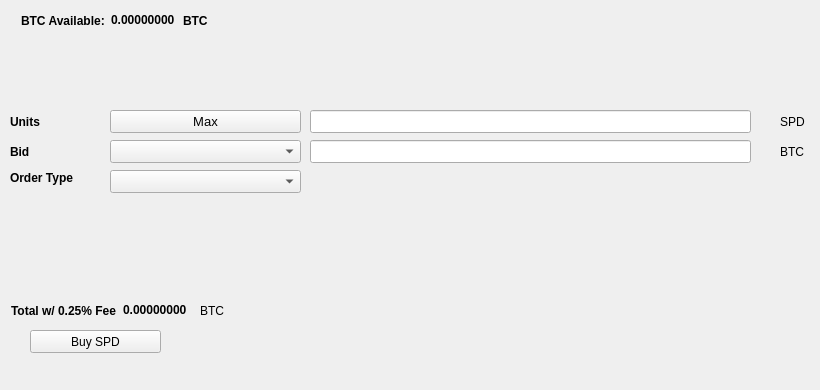
   <widget class="QWidget" name="BuyTab">
    <attribute name="title">
     <string>Buy</string>
    </attribute>
    <widget class="QPushButton" name="BuySPD">
     <property name="geometry">
      <rect>
       <x>30</x>
       <y>330</y>
       <width>131</width>
       <height>23</height>
      </rect>
     </property>
     <property name="text">
      <string>Buy SPD</string>
     </property>
     <property name="icon">
      <iconset resource="../stipend.qrc">
       <normaloff>:/icons/bitcoin</normaloff>:/icons/bitcoin</iconset>
     </property>
    </widget>
    <widget class="QLabel" name="label_3">
     <property name="geometry">
      <rect>
       <x>10</x>
       <y>110</y>
       <width>46</width>
       <height>23</height>
      </rect>
     </property>
     <property name="font">
      <font>
       <weight>75</weight>
       <bold>true</bold>
      </font>
     </property>
     <property name="text">
      <string>Units</string>
     </property>
    </widget>
    <widget class="QLineEdit" name="UnitsInput">
     <property name="geometry">
      <rect>
       <x>310</x>
       <y>110</y>
       <width>441</width>
       <height>23</height>
      </rect>
     </property>
     <property name="font">
      <font>
       <pointsize>9</pointsize>
       <weight>75</weight>
       <bold>true</bold>
      </font>
     </property>
    </widget>
    <widget class="QLineEdit" name="BuyBidPriceEdit">
     <property name="geometry">
      <rect>
       <x>310</x>
       <y>140</y>
       <width>441</width>
       <height>23</height>
      </rect>
     </property>
     <property name="font">
      <font>
       <pointsize>9</pointsize>
       <weight>75</weight>
       <bold>true</bold>
      </font>
     </property>
    </widget>
    <widget class="QLabel" name="label_4">
     <property name="geometry">
      <rect>
       <x>780</x>
       <y>110</y>
       <width>31</width>
       <height>23</height>
      </rect>
     </property>
     <property name="text">
      <string>SPD</string>
     </property>
    </widget>
    <widget class="QLabel" name="label_5">
     <property name="geometry">
      <rect>
       <x>780</x>
       <y>140</y>
       <width>31</width>
       <height>23</height>
      </rect>
     </property>
     <property name="text">
      <string>BTC</string>
     </property>
    </widget>
    <widget class="QLabel" name="label_6">
     <property name="geometry">
      <rect>
       <x>10</x>
       <y>140</y>
       <width>46</width>
       <height>23</height>
      </rect>
     </property>
     <property name="font">
      <font>
       <weight>75</weight>
       <bold>true</bold>
      </font>
     </property>
     <property name="text">
      <string>Bid</string>
     </property>
    </widget>
    <widget class="QLabel" name="label_7">
     <property name="geometry">
      <rect>
       <x>10</x>
       <y>170</y>
       <width>91</width>
       <height>16</height>
      </rect>
     </property>
     <property name="font">
      <font>
       <weight>75</weight>
       <bold>true</bold>
      </font>
     </property>
     <property name="text">
      <string>Order Type</string>
     </property>
    </widget>
    <widget class="QPushButton" name="Buy_Max_Amount">
     <property name="geometry">
      <rect>
       <x>110</x>
       <y>110</y>
       <width>191</width>
       <height>23</height>
      </rect>
     </property>
     <property name="font">
      <font>
       <pointsize>10</pointsize>
      </font>
     </property>
     <property name="text">
      <string>Max</string>
     </property>
    </widget>
    <widget class="QComboBox" name="BuyBidcomboBox">
     <property name="geometry">
      <rect>
       <x>110</x>
       <y>140</y>
       <width>191</width>
       <height>23</height>
      </rect>
     </property>
     <property name="font">
      <font>
       <pointsize>10</pointsize>
      </font>
     </property>
    </widget>
    <widget class="QComboBox" name="buyOrdertypeCombo">
     <property name="geometry">
      <rect>
       <x>110</x>
       <y>170</y>
       <width>191</width>
       <height>23</height>
      </rect>
     </property>
     <property name="font">
      <font>
       <pointsize>10</pointsize>
      </font>
     </property>
    </widget>
    <widget class="QWidget" name="layoutWidget1">
     <property name="geometry">
      <rect>
       <x>21</x>
       <y>11</y>
       <width>227</width>
       <height>19</height>
      </rect>
     </property>
     <layout class="QHBoxLayout" name="horizontalLayout_3">
      <item>
       <widget class="QLabel" name="label232">
        <property name="font">
         <font>
          <weight>75</weight>
          <bold>true</bold>
         </font>
        </property>
        <property name="text">
         <string>BTC Available:</string>
        </property>
       </widget>
      </item>
      <item>
       <widget class="QLabel" name="BtcAvailableLbl">
        <property name="palette">
         <palette>
          <active>
           <colorrole role="WindowText">
            <brush brushstyle="SolidPattern">
             <color alpha="255">
              <red>0</red>
              <green>0</green>
              <blue>0</blue>
             </color>
            </brush>
           </colorrole>
           <colorrole role="Button">
            <brush brushstyle="SolidPattern">
             <color alpha="255">
              <red>0</red>
              <green>170</green>
              <blue>0</blue>
             </color>
            </brush>
           </colorrole>
           <colorrole role="Light">
            <brush brushstyle="SolidPattern">
             <color alpha="255">
              <red>0</red>
              <green>255</green>
              <blue>0</blue>
             </color>
            </brush>
           </colorrole>
           <colorrole role="Midlight">
            <brush brushstyle="SolidPattern">
             <color alpha="255">
              <red>0</red>
              <green>212</green>
              <blue>0</blue>
             </color>
            </brush>
           </colorrole>
           <colorrole role="Dark">
            <brush brushstyle="SolidPattern">
             <color alpha="255">
              <red>0</red>
              <green>85</green>
              <blue>0</blue>
             </color>
            </brush>
           </colorrole>
           <colorrole role="Mid">
            <brush brushstyle="SolidPattern">
             <color alpha="255">
              <red>0</red>
              <green>113</green>
              <blue>0</blue>
             </color>
            </brush>
           </colorrole>
           <colorrole role="Text">
            <brush brushstyle="SolidPattern">
             <color alpha="255">
              <red>0</red>
              <green>170</green>
              <blue>0</blue>
             </color>
            </brush>
           </colorrole>
           <colorrole role="BrightText">
            <brush brushstyle="SolidPattern">
             <color alpha="255">
              <red>255</red>
              <green>255</green>
              <blue>255</blue>
             </color>
            </brush>
           </colorrole>
           <colorrole role="ButtonText">
            <brush brushstyle="SolidPattern">
             <color alpha="255">
              <red>0</red>
              <green>0</green>
              <blue>0</blue>
             </color>
            </brush>
           </colorrole>
           <colorrole role="Base">
            <brush brushstyle="SolidPattern">
             <color alpha="255">
              <red>255</red>
              <green>255</green>
              <blue>255</blue>
             </color>
            </brush>
           </colorrole>
           <colorrole role="Window">
            <brush brushstyle="SolidPattern">
             <color alpha="255">
              <red>0</red>
              <green>170</green>
              <blue>0</blue>
             </color>
            </brush>
           </colorrole>
           <colorrole role="Shadow">
            <brush brushstyle="SolidPattern">
             <color alpha="255">
              <red>0</red>
              <green>0</green>
              <blue>0</blue>
             </color>
            </brush>
           </colorrole>
           <colorrole role="AlternateBase">
            <brush brushstyle="SolidPattern">
             <color alpha="255">
              <red>127</red>
              <green>212</green>
              <blue>127</blue>
             </color>
            </brush>
           </colorrole>
           <colorrole role="ToolTipBase">
            <brush brushstyle="SolidPattern">
             <color alpha="255">
              <red>255</red>
              <green>255</green>
              <blue>220</blue>
             </color>
            </brush>
           </colorrole>
           <colorrole role="ToolTipText">
            <brush brushstyle="SolidPattern">
             <color alpha="255">
              <red>0</red>
              <green>0</green>
              <blue>0</blue>
             </color>
            </brush>
           </colorrole>
          </active>
          <inactive>
           <colorrole role="WindowText">
            <brush brushstyle="SolidPattern">
             <color alpha="255">
              <red>0</red>
              <green>0</green>
              <blue>0</blue>
             </color>
            </brush>
           </colorrole>
           <colorrole role="Button">
            <brush brushstyle="SolidPattern">
             <color alpha="255">
              <red>0</red>
              <green>170</green>
              <blue>0</blue>
             </color>
            </brush>
           </colorrole>
           <colorrole role="Light">
            <brush brushstyle="SolidPattern">
             <color alpha="255">
              <red>0</red>
              <green>255</green>
              <blue>0</blue>
             </color>
            </brush>
           </colorrole>
           <colorrole role="Midlight">
            <brush brushstyle="SolidPattern">
             <color alpha="255">
              <red>0</red>
              <green>212</green>
              <blue>0</blue>
             </color>
            </brush>
           </colorrole>
           <colorrole role="Dark">
            <brush brushstyle="SolidPattern">
             <color alpha="255">
              <red>0</red>
              <green>85</green>
              <blue>0</blue>
             </color>
            </brush>
           </colorrole>
           <colorrole role="Mid">
            <brush brushstyle="SolidPattern">
             <color alpha="255">
              <red>0</red>
              <green>113</green>
              <blue>0</blue>
             </color>
            </brush>
           </colorrole>
           <colorrole role="Text">
            <brush brushstyle="SolidPattern">
             <color alpha="255">
              <red>0</red>
              <green>170</green>
              <blue>0</blue>
             </color>
            </brush>
           </colorrole>
           <colorrole role="BrightText">
            <brush brushstyle="SolidPattern">
             <color alpha="255">
              <red>255</red>
              <green>255</green>
              <blue>255</blue>
             </color>
            </brush>
           </colorrole>
           <colorrole role="ButtonText">
            <brush brushstyle="SolidPattern">
             <color alpha="255">
              <red>0</red>
              <green>0</green>
              <blue>0</blue>
             </color>
            </brush>
           </colorrole>
           <colorrole role="Base">
            <brush brushstyle="SolidPattern">
             <color alpha="255">
              <red>255</red>
              <green>255</green>
              <blue>255</blue>
             </color>
            </brush>
           </colorrole>
           <colorrole role="Window">
            <brush brushstyle="SolidPattern">
             <color alpha="255">
              <red>0</red>
              <green>170</green>
              <blue>0</blue>
             </color>
            </brush>
           </colorrole>
           <colorrole role="Shadow">
            <brush brushstyle="SolidPattern">
             <color alpha="255">
              <red>0</red>
              <green>0</green>
              <blue>0</blue>
             </color>
            </brush>
           </colorrole>
           <colorrole role="AlternateBase">
            <brush brushstyle="SolidPattern">
             <color alpha="255">
              <red>127</red>
              <green>212</green>
              <blue>127</blue>
             </color>
            </brush>
           </colorrole>
           <colorrole role="ToolTipBase">
            <brush brushstyle="SolidPattern">
             <color alpha="255">
              <red>255</red>
              <green>255</green>
              <blue>220</blue>
             </color>
            </brush>
           </colorrole>
           <colorrole role="ToolTipText">
            <brush brushstyle="SolidPattern">
             <color alpha="255">
              <red>0</red>
              <green>0</green>
              <blue>0</blue>
             </color>
            </brush>
           </colorrole>
          </inactive>
          <disabled>
           <colorrole role="WindowText">
            <brush brushstyle="SolidPattern">
             <color alpha="255">
              <red>0</red>
              <green>85</green>
              <blue>0</blue>
             </color>
            </brush>
           </colorrole>
           <colorrole role="Button">
            <brush brushstyle="SolidPattern">
             <color alpha="255">
              <red>0</red>
              <green>170</green>
              <blue>0</blue>
             </color>
            </brush>
           </colorrole>
           <colorrole role="Light">
            <brush brushstyle="SolidPattern">
             <color alpha="255">
              <red>0</red>
              <green>255</green>
              <blue>0</blue>
             </color>
            </brush>
           </colorrole>
           <colorrole role="Midlight">
            <brush brushstyle="SolidPattern">
             <color alpha="255">
              <red>0</red>
              <green>212</green>
              <blue>0</blue>
             </color>
            </brush>
           </colorrole>
           <colorrole role="Dark">
            <brush brushstyle="SolidPattern">
             <color alpha="255">
              <red>0</red>
              <green>85</green>
              <blue>0</blue>
             </color>
            </brush>
           </colorrole>
           <colorrole role="Mid">
            <brush brushstyle="SolidPattern">
             <color alpha="255">
              <red>0</red>
              <green>113</green>
              <blue>0</blue>
             </color>
            </brush>
           </colorrole>
           <colorrole role="Text">
            <brush brushstyle="SolidPattern">
             <color alpha="255">
              <red>0</red>
              <green>85</green>
              <blue>0</blue>
             </color>
            </brush>
           </colorrole>
           <colorrole role="BrightText">
            <brush brushstyle="SolidPattern">
             <color alpha="255">
              <red>255</red>
              <green>255</green>
              <blue>255</blue>
             </color>
            </brush>
           </colorrole>
           <colorrole role="ButtonText">
            <brush brushstyle="SolidPattern">
             <color alpha="255">
              <red>0</red>
              <green>85</green>
              <blue>0</blue>
             </color>
            </brush>
           </colorrole>
           <colorrole role="Base">
            <brush brushstyle="SolidPattern">
             <color alpha="255">
              <red>0</red>
              <green>170</green>
              <blue>0</blue>
             </color>
            </brush>
           </colorrole>
           <colorrole role="Window">
            <brush brushstyle="SolidPattern">
             <color alpha="255">
              <red>0</red>
              <green>170</green>
              <blue>0</blue>
             </color>
            </brush>
           </colorrole>
           <colorrole role="Shadow">
            <brush brushstyle="SolidPattern">
             <color alpha="255">
              <red>0</red>
              <green>0</green>
              <blue>0</blue>
             </color>
            </brush>
           </colorrole>
           <colorrole role="AlternateBase">
            <brush brushstyle="SolidPattern">
             <color alpha="255">
              <red>0</red>
              <green>170</green>
              <blue>0</blue>
             </color>
            </brush>
           </colorrole>
           <colorrole role="ToolTipBase">
            <brush brushstyle="SolidPattern">
             <color alpha="255">
              <red>255</red>
              <green>255</green>
              <blue>220</blue>
             </color>
            </brush>
           </colorrole>
           <colorrole role="ToolTipText">
            <brush brushstyle="SolidPattern">
             <color alpha="255">
              <red>0</red>
              <green>0</green>
              <blue>0</blue>
             </color>
            </brush>
           </colorrole>
          </disabled>
         </palette>
        </property>
        <property name="font">
         <font>
          <weight>75</weight>
          <bold>true</bold>
         </font>
        </property>
        <property name="text">
         <string>0.00000000</string>
        </property>
        <property name="textInteractionFlags">
         <set>Qt::LinksAccessibleByMouse|Qt::TextSelectableByKeyboard|Qt::TextSelectableByMouse</set>
        </property>
       </widget>
      </item>
      <item>
       <widget class="QLabel" name="BtcAvailableLbl_2">
        <property name="font">
         <font>
          <weight>75</weight>
          <bold>true</bold>
         </font>
        </property>
        <property name="text">
         <string>BTC</string>
        </property>
       </widget>
      </item>
     </layout>
    </widget>
    <widget class="QWidget" name="layoutWidge2">
     <property name="geometry">
      <rect>
       <x>11</x>
       <y>301</y>
       <width>259</width>
       <height>19</height>
      </rect>
     </property>
     <layout class="QHBoxLayout" name="horizontalLayout_4">
      <item>
       <widget class="QLabel" name="label_9">
        <property name="font">
         <font>
          <weight>75</weight>
          <bold>true</bold>
         </font>
        </property>
        <property name="text">
         <string>Total w/ 0.25% Fee</string>
        </property>
       </widget>
      </item>
      <item>
       <widget class="QLabel" name="BuyCostLabel">
        <property name="palette">
         <palette>
          <active>
           <colorrole role="WindowText">
            <brush brushstyle="SolidPattern">
             <color alpha="255">
              <red>0</red>
              <green>0</green>
              <blue>0</blue>
             </color>
            </brush>
           </colorrole>
           <colorrole role="Button">
            <brush brushstyle="SolidPattern">
             <color alpha="255">
              <red>0</red>
              <green>170</green>
              <blue>0</blue>
             </color>
            </brush>
           </colorrole>
           <colorrole role="Light">
            <brush brushstyle="SolidPattern">
             <color alpha="255">
              <red>0</red>
              <green>255</green>
              <blue>0</blue>
             </color>
            </brush>
           </colorrole>
           <colorrole role="Midlight">
            <brush brushstyle="SolidPattern">
             <color alpha="255">
              <red>0</red>
              <green>212</green>
              <blue>0</blue>
             </color>
            </brush>
           </colorrole>
           <colorrole role="Dark">
            <brush brushstyle="SolidPattern">
             <color alpha="255">
              <red>0</red>
              <green>85</green>
              <blue>0</blue>
             </color>
            </brush>
           </colorrole>
           <colorrole role="Mid">
            <brush brushstyle="SolidPattern">
             <color alpha="255">
              <red>0</red>
              <green>113</green>
              <blue>0</blue>
             </color>
            </brush>
           </colorrole>
           <colorrole role="Text">
            <brush brushstyle="SolidPattern">
             <color alpha="255">
              <red>0</red>
              <green>170</green>
              <blue>0</blue>
             </color>
            </brush>
           </colorrole>
           <colorrole role="BrightText">
            <brush brushstyle="SolidPattern">
             <color alpha="255">
              <red>255</red>
              <green>255</green>
              <blue>255</blue>
             </color>
            </brush>
           </colorrole>
           <colorrole role="ButtonText">
            <brush brushstyle="SolidPattern">
             <color alpha="255">
              <red>0</red>
              <green>0</green>
              <blue>0</blue>
             </color>
            </brush>
           </colorrole>
           <colorrole role="Base">
            <brush brushstyle="SolidPattern">
             <color alpha="255">
              <red>255</red>
              <green>255</green>
              <blue>255</blue>
             </color>
            </brush>
           </colorrole>
           <colorrole role="Window">
            <brush brushstyle="SolidPattern">
             <color alpha="255">
              <red>0</red>
              <green>170</green>
              <blue>0</blue>
             </color>
            </brush>
           </colorrole>
           <colorrole role="Shadow">
            <brush brushstyle="SolidPattern">
             <color alpha="255">
              <red>0</red>
              <green>0</green>
              <blue>0</blue>
             </color>
            </brush>
           </colorrole>
           <colorrole role="AlternateBase">
            <brush brushstyle="SolidPattern">
             <color alpha="255">
              <red>127</red>
              <green>212</green>
              <blue>127</blue>
             </color>
            </brush>
           </colorrole>
           <colorrole role="ToolTipBase">
            <brush brushstyle="SolidPattern">
             <color alpha="255">
              <red>255</red>
              <green>255</green>
              <blue>220</blue>
             </color>
            </brush>
           </colorrole>
           <colorrole role="ToolTipText">
            <brush brushstyle="SolidPattern">
             <color alpha="255">
              <red>0</red>
              <green>0</green>
              <blue>0</blue>
             </color>
            </brush>
           </colorrole>
          </active>
          <inactive>
           <colorrole role="WindowText">
            <brush brushstyle="SolidPattern">
             <color alpha="255">
              <red>0</red>
              <green>0</green>
              <blue>0</blue>
             </color>
            </brush>
           </colorrole>
           <colorrole role="Button">
            <brush brushstyle="SolidPattern">
             <color alpha="255">
              <red>0</red>
              <green>170</green>
              <blue>0</blue>
             </color>
            </brush>
           </colorrole>
           <colorrole role="Light">
            <brush brushstyle="SolidPattern">
             <color alpha="255">
              <red>0</red>
              <green>255</green>
              <blue>0</blue>
             </color>
            </brush>
           </colorrole>
           <colorrole role="Midlight">
            <brush brushstyle="SolidPattern">
             <color alpha="255">
              <red>0</red>
              <green>212</green>
              <blue>0</blue>
             </color>
            </brush>
           </colorrole>
           <colorrole role="Dark">
            <brush brushstyle="SolidPattern">
             <color alpha="255">
              <red>0</red>
              <green>85</green>
              <blue>0</blue>
             </color>
            </brush>
           </colorrole>
           <colorrole role="Mid">
            <brush brushstyle="SolidPattern">
             <color alpha="255">
              <red>0</red>
              <green>113</green>
              <blue>0</blue>
             </color>
            </brush>
           </colorrole>
           <colorrole role="Text">
            <brush brushstyle="SolidPattern">
             <color alpha="255">
              <red>0</red>
              <green>170</green>
              <blue>0</blue>
             </color>
            </brush>
           </colorrole>
           <colorrole role="BrightText">
            <brush brushstyle="SolidPattern">
             <color alpha="255">
              <red>255</red>
              <green>255</green>
              <blue>255</blue>
             </color>
            </brush>
           </colorrole>
           <colorrole role="ButtonText">
            <brush brushstyle="SolidPattern">
             <color alpha="255">
              <red>0</red>
              <green>0</green>
              <blue>0</blue>
             </color>
            </brush>
           </colorrole>
           <colorrole role="Base">
            <brush brushstyle="SolidPattern">
             <color alpha="255">
              <red>255</red>
              <green>255</green>
              <blue>255</blue>
             </color>
            </brush>
           </colorrole>
           <colorrole role="Window">
            <brush brushstyle="SolidPattern">
             <color alpha="255">
              <red>0</red>
              <green>170</green>
              <blue>0</blue>
             </color>
            </brush>
           </colorrole>
           <colorrole role="Shadow">
            <brush brushstyle="SolidPattern">
             <color alpha="255">
              <red>0</red>
              <green>0</green>
              <blue>0</blue>
             </color>
            </brush>
           </colorrole>
           <colorrole role="AlternateBase">
            <brush brushstyle="SolidPattern">
             <color alpha="255">
              <red>127</red>
              <green>212</green>
              <blue>127</blue>
             </color>
            </brush>
           </colorrole>
           <colorrole role="ToolTipBase">
            <brush brushstyle="SolidPattern">
             <color alpha="255">
              <red>255</red>
              <green>255</green>
              <blue>220</blue>
             </color>
            </brush>
           </colorrole>
           <colorrole role="ToolTipText">
            <brush brushstyle="SolidPattern">
             <color alpha="255">
              <red>0</red>
              <green>0</green>
              <blue>0</blue>
             </color>
            </brush>
           </colorrole>
          </inactive>
          <disabled>
           <colorrole role="WindowText">
            <brush brushstyle="SolidPattern">
             <color alpha="255">
              <red>0</red>
              <green>85</green>
              <blue>0</blue>
             </color>
            </brush>
           </colorrole>
           <colorrole role="Button">
            <brush brushstyle="SolidPattern">
             <color alpha="255">
              <red>0</red>
              <green>170</green>
              <blue>0</blue>
             </color>
            </brush>
           </colorrole>
           <colorrole role="Light">
            <brush brushstyle="SolidPattern">
             <color alpha="255">
              <red>0</red>
              <green>255</green>
              <blue>0</blue>
             </color>
            </brush>
           </colorrole>
           <colorrole role="Midlight">
            <brush brushstyle="SolidPattern">
             <color alpha="255">
              <red>0</red>
              <green>212</green>
              <blue>0</blue>
             </color>
            </brush>
           </colorrole>
           <colorrole role="Dark">
            <brush brushstyle="SolidPattern">
             <color alpha="255">
              <red>0</red>
              <green>85</green>
              <blue>0</blue>
             </color>
            </brush>
           </colorrole>
           <colorrole role="Mid">
            <brush brushstyle="SolidPattern">
             <color alpha="255">
              <red>0</red>
              <green>113</green>
              <blue>0</blue>
             </color>
            </brush>
           </colorrole>
           <colorrole role="Text">
            <brush brushstyle="SolidPattern">
             <color alpha="255">
              <red>0</red>
              <green>85</green>
              <blue>0</blue>
             </color>
            </brush>
           </colorrole>
           <colorrole role="BrightText">
            <brush brushstyle="SolidPattern">
             <color alpha="255">
              <red>255</red>
              <green>255</green>
              <blue>255</blue>
             </color>
            </brush>
           </colorrole>
           <colorrole role="ButtonText">
            <brush brushstyle="SolidPattern">
             <color alpha="255">
              <red>0</red>
              <green>85</green>
              <blue>0</blue>
             </color>
            </brush>
           </colorrole>
           <colorrole role="Base">
            <brush brushstyle="SolidPattern">
             <color alpha="255">
              <red>0</red>
              <green>170</green>
              <blue>0</blue>
             </color>
            </brush>
           </colorrole>
           <colorrole role="Window">
            <brush brushstyle="SolidPattern">
             <color alpha="255">
              <red>0</red>
              <green>170</green>
              <blue>0</blue>
             </color>
            </brush>
           </colorrole>
           <colorrole role="Shadow">
            <brush brushstyle="SolidPattern">
             <color alpha="255">
              <red>0</red>
              <green>0</green>
              <blue>0</blue>
             </color>
            </brush>
           </colorrole>
           <colorrole role="AlternateBase">
            <brush brushstyle="SolidPattern">
             <color alpha="255">
              <red>0</red>
              <green>170</green>
              <blue>0</blue>
             </color>
            </brush>
           </colorrole>
           <colorrole role="ToolTipBase">
            <brush brushstyle="SolidPattern">
             <color alpha="255">
              <red>255</red>
              <green>255</green>
              <blue>220</blue>
             </color>
            </brush>
           </colorrole>
           <colorrole role="ToolTipText">
            <brush brushstyle="SolidPattern">
             <color alpha="255">
              <red>0</red>
              <green>0</green>
              <blue>0</blue>
             </color>
            </brush>
           </colorrole>
          </disabled>
         </palette>
        </property>
        <property name="font">
         <font>
          <weight>75</weight>
          <bold>true</bold>
         </font>
        </property>
        <property name="autoFillBackground">
         <bool>false</bool>
        </property>
        <property name="text">
         <string>0.00000000</string>
        </property>
        <property name="textInteractionFlags">
         <set>Qt::LinksAccessibleByMouse|Qt::TextSelectableByMouse</set>
        </property>
       </widget>
      </item>
      <item>
       <widget class="QLabel" name="label_10">
        <property name="font">
         <font>
          <weight>50</weight>
          <bold>false</bold>
         </font>
        </property>
        <property name="text">
         <string>BTC</string>
        </property>
       </widget>
      </item>
     </layout>
    </widget>
    <widget class="QLabel" name="label_24">
     <property name="geometry">
      <rect>
       <x>460</x>
       <y>300</y>
       <width>281</width>
       <height>81</height>
      </rect>
     </property>
     <property name="text">
      <string/>
     </property>
     <property name="pixmap">
      <pixmap>:/images/bittrex</pixmap>
     </property>
    </widget>
   </widget>
